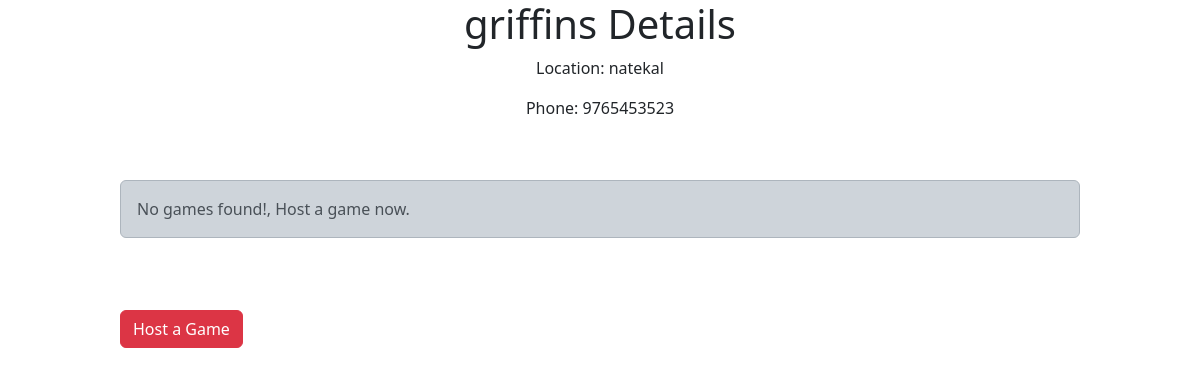
Page /turf/2 (signed in) on the earlier database version.
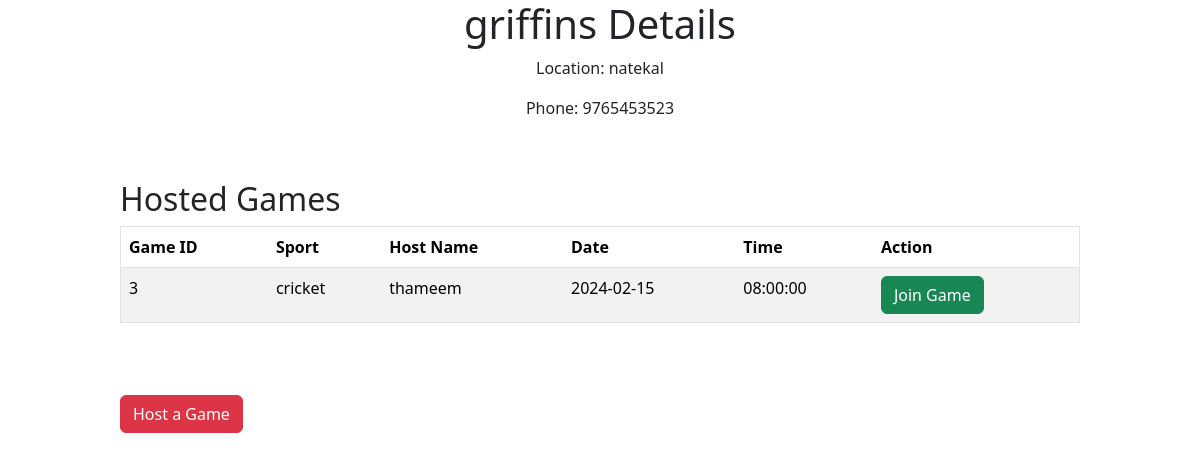
Same page on the later database version.
### app.py (models this page shows)
class Turf(db.Model):
    id = db.Column(db.Integer, primary_key=True)
    turf_name = db.Column(db.String(255), nullable=False)
    turf_location = db.Column(db.String(255), nullable=False)
    turf_phone = db.Column(db.String(15), nullable=True)
    games = db.relationship('Game', backref='turf', lazy=True)

class Game(db.Model):
    id = db.Column(db.Integer, primary_key=True)
    turf_id = db.Column(db.Integer, db.ForeignKey('turf.id'), nullable=False)
    host_name = db.Column(db.String(255), nullable=False)
    host_phone = db.Column(db.String(15), nullable=True)
    game_time = db.Column(db.DateTime, nullable=False)
    sports = db.Column(db.String(50), nullable=False)
    players = db.relationship('Player', backref='game', lazy=True)

### app.py (the view)
@app.route('/turf/<int:turf_id>', methods=['GET', 'POST'])
@login_required
def turf_detail(turf_id):
    turf = Turf.query.get_or_404(turf_id)
    hosted_games = turf.games
    return render_template('turf_detail.html', turf=turf, hosted_games=hosted_games)

### app.py (called while the page is built)
@login_manager.user_loader
def load_user(user_id):
    return User.query.get(int(user_id))

### templates/turf_detail.html (shortened to what this page needs)
{% extends 'layout.html' %} {% block title %} Turf Details {% endblock title %}
{% block body %}
<h1 class="turfhead">{{ turf.turf_name }} Details</h1>
<p class="turfhead">Location: {{ turf.turf_location }}</p>
<p class="turfhead">Phone: {{ turf.turf_phone }}</p>
<div class="turftab">
  {% if hosted_games|length==0 %}
  <div class="alert alert-dark" role="alert">
    No games found!, Host a game now.
  </div>
  {% else %}
  <h2>Hosted Games</h2>
  <table border="1" class="table table-striped">
    <thead>
      <tr>
        <th>Game ID</th>
        <th>Sport</th>
        <th>Host Name</th>
        <th>Date</th>
        <th>Time</th>
        <th>Action</th>
      </tr>
    </thead>
    <tbody>
      {% for game in hosted_games %}
      <tr>
        <td>{{ game.id }}</td>
        <td>{{ game.sports }}</td>
        <td>{{ game.host_name }}</td>
        <td>{{ game.game_time.strftime('%Y-%m-%d') }}</td>
        <td>{{ game.game_time.strftime('%H:%M:%S') }}</td>
        <td>
          <a
            class="btn btn-success"
            href="{{ url_for('join_game', turf_id=turf.id, game_id=game.id) }}"
            >Join Game</a
          >
        </td>
      </tr>
      {% endfor %}
    </tbody>
    {% endif %}
  </table>
  <br />
  {% if current_user.is_authenticated %}
  <a class="btn btn-danger" href="{{ url_for('host_game', turf_id=turf.id) }}"
    >Host a Game</a
  >
  {% endif %} {% endblock body %}

### templates/layout.html (shortened to what this page needs)
<!DOCTYPE html>
<html lang="en">
<head>
    <link rel="stylesheet" href="{{url_for('static',filename='css/style.css')}}">
    <link rel="stylesheet" href="https://maxcdn.bootstrapcdn.com/font-awesome/4.7.0/css/font-awesome.min.css">
    <link href="https://cdn.jsdelivr.net/npm/bootstrap@5.3.2/dist/css/bootstrap.min.css" rel="stylesheet">
</head>
<body>
    {% block body %}
    {% endblock body %}
  </body>
</body>
</html>

### static/css/style.css (style rules this page uses)
.turftab { width: 80%; margin: auto; margin-top: 5%; }
.turfhead { text-align: center; }

Differences in the rows shown:
added Game: id "3", sports "cricket", host_name "thameem", game_time "2024-02-15", game_time "08:00:00"
Other differences:
text no longer shown: "No games found!, Host a game now."
text now shown: "Hosted Games Game ID Sport Host Name Date Time Action"
